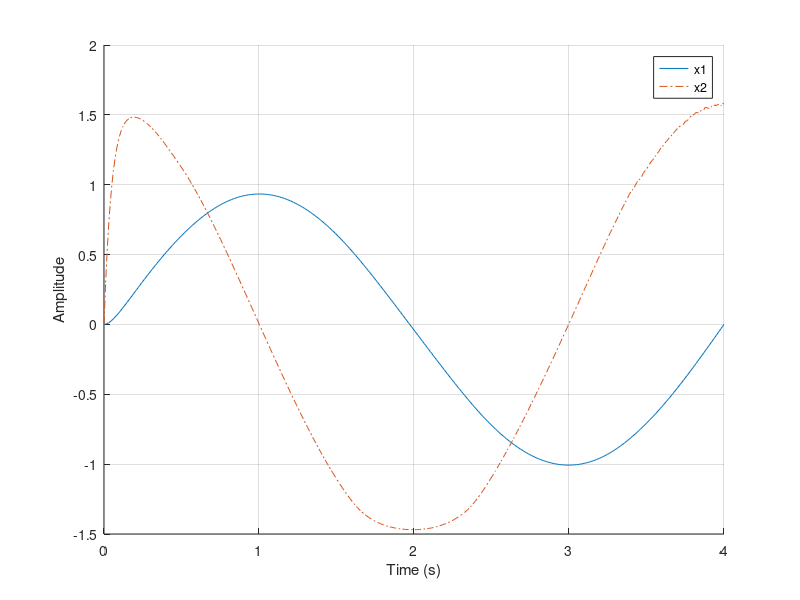
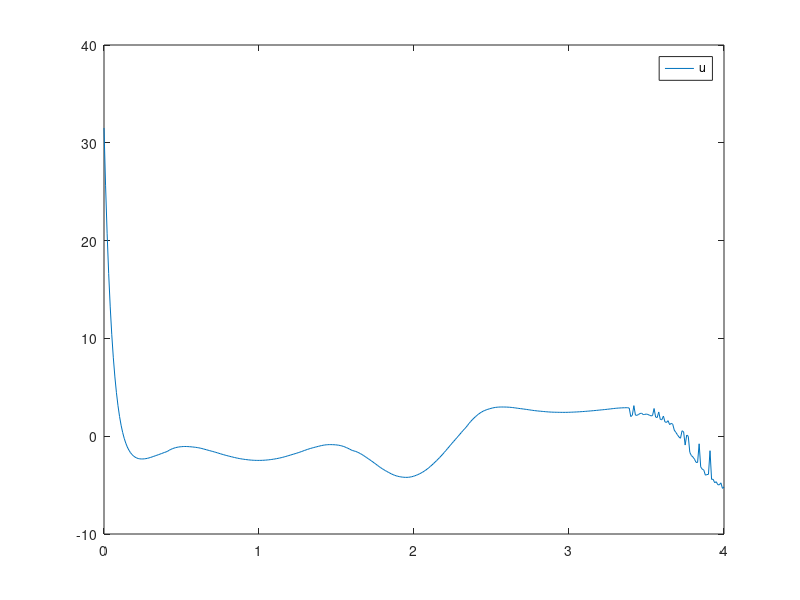
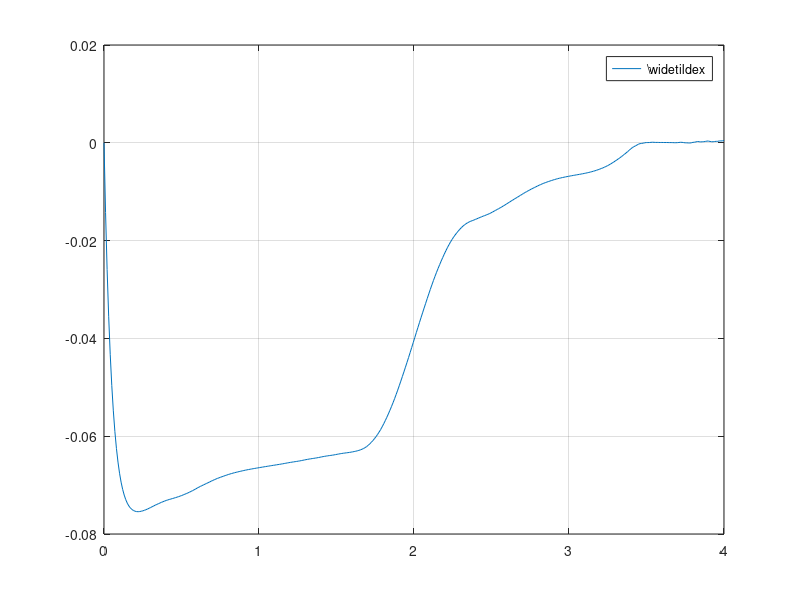

Source code (MATLAB) for these figures, in order:
%----------------------------------------------------
%Ultima actualización:11/11/21
%Tema: Control por modos deslizantes
%referencia principal: slotine 1991
%----------------------------------------------------
function datos_sys2_SMC()
     close all;
to=0; % start time
tf=4; % end time
t=linspace(to,tf,400);
xo(1)=0; % initial condition
xo(2)=0;
global fileID
fileID = fopen('Deslizante.txt','w');
options1=odeset('RelTol',0.001);

function [xdot] = nonlinear(t,x)

c=abs(sin(t))+1;
eta=0.1;
w=0.5*pi;
xd=sin(w*t);
xd1=cos(w*t)*w;
xd2=-sin(w*t)*w^2;
lamda=20;
F=0.5*(x(2)^2)*abs(cos(3*x(1)));
k=F+eta;
s=x(2)-xd1+lamda*(x(1)-xd); 
%ley de control_1 Conmutada(switching)
u=-(1.5*x(2)^2*cos(3*x(1)))+xd2-lamda*(x(2)-xd1)-k*sign(s);

                %------------------
xdot=[x(2);
c*x(2)^2*cos(3*x(1))+u];   
end 
%Resolvemos la dinamica del sistema con el solver ode23:
[t,xsol] = ode45(@(t,x)nonlinear(t,x),t,xo,options1);
x=xsol;

%---------------------------
 xtilde=xsol(:,1)-sin(pi*t/2);%error: xtilde=x(:,1)-xd
  %Ley de control:
 u1=-1.5*(xsol(:,2)).^2.*cos(3*xsol(:,1))-((pi.^2)/4).*(sin(pi*t/2))-20*(xsol(:,2)-(pi/2).*(cos(pi*t/2)))-(0.5.*(xsol(:,2)).^2.*abs(cos(3.*xsol(:,1)))+0.1).*sign(xsol(:,2)-(pi/2).*(cos(pi.*t/2))+20.*(xsol(:,1)-sin(pi.*t/2)));

 
##s1=x(:,2)-(pi/2).*(cos(pi.*t/2))+20*(x(:,1)-sin(pi.*t/2)); 


  
  
   y=[t,x,u1];
fprintf(fileID,'%10.6f %10.6f %10.6f %10.6f\n',y);
fclose(fileID); 

xlabel('Time (s)')
ylabel('Amplitude')
hold on
plot(t,x(:,1))
plot(t,x(:,2),'-.')
legend('x1','x2')
grid on

figure,
plot(t,u1)
legend('u');
figure,
grid on

plot(t,xtilde)
legend('\widetilde{x}');
##figure,
##plot(t,phi_v)
##plot(t,s1)
##legend('phi','surface');

grid on

end